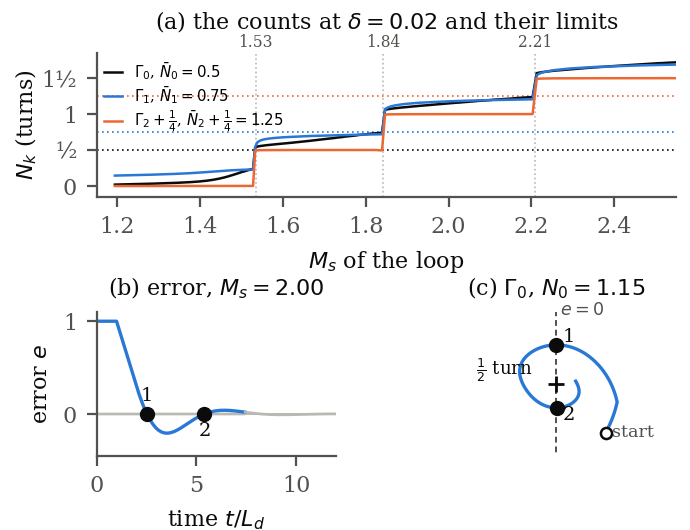

Here is the Python script that generated this plot:
"""
Figure 2: what a turn count is, on the lag-cancelled loop L = k e^{-s}/s (L_d = 1), with SPIN's counts
(Definition 1 of SPIN: each axis divided by its peak).
  (a) the three counts at delta = 0.02 in turns against M_s, each with its published limit: a staircase
      whose steps sit where the (n+1)-th extremum equals delta (1.534, 1.842, 2.210)
  (b) one error record (k = 0.7) with its setpoint crossings marked
  (c) the same record as the portrait Gamma_0: between two crossings it turns by exactly half a turn
"""
import math, json
import numpy as np
import matplotlib
matplotlib.use("Agg")
import matplotlib.pyplot as plt
import spin_run as S
from compare import counts_old          # SPIN Definition 1 (per-axis peak normalization)
from lagcancel import records, Ms

BLUE, ORANGE = "#2a78d6", "#eb6834"
INK, INK2, RULE = "#0b0b0b", "#52514e", "#b9b8b3"
DELTA, DT = 0.02, 0.01
plt.rcParams.update({"font.size": 8, "font.family": "serif", "axes.edgecolor": INK2,
                     "axes.labelcolor": INK, "xtick.color": INK2, "ytick.color": INK2,
                     "axes.spines.top": False, "axes.spines.right": False})

# ---- data for (a): the counts at delta = 0.02
ks = np.linspace(0.2, 1.0, 240)
ms = np.array([Ms(k) for k in ks]); N2 = np.zeros((len(ks), 3))
for c0 in range(0, len(ks), 40):
    kk = ks[c0:c0 + 40]; t, E = records(kk, tend=60.0); step = int(round(DT / (t[1] - t[0])))
    for j in range(len(kk)):
        N2[c0 + j] = counts_old(E[::step, j], DT, DELTA)

fig = plt.figure(figsize=(3.45, 2.65))
gs = fig.add_gridspec(2, 2, height_ratios=[1.0, 1.0], hspace=0.8, wspace=0.42)
a = fig.add_subplot(gs[0, :]); b = fig.add_subplot(gs[1, 0]); c = fig.add_subplot(gs[1, 1])

# (a) robustness from the limits: the counts at delta = 0.02 in turns, each band with its published limit
# On this ideal loop de/dt jumps at t = L_d, so Gamma_2 starts with a quarter turn clockwise
# (N_2 = n/2 - 1/4). N_2 and its limit are drawn a quarter turn up, so the three staircases align.
SHIFT = [0.0, 0.0, 0.25]
LAB = ["$\\Gamma_0$, $\\bar N_0=0.5$", "$\\Gamma_1$, $\\bar N_1=0.75$", "$\\Gamma_2+\\frac{1}{4}$, $\\bar N_2+\\frac{1}{4}=1.25$"]
for kk, (col, lim) in enumerate([(INK, 0.5), (BLUE, 0.75), (ORANGE, 1.0)]):
    a.plot(ms, N2[:, kk] + SHIFT[kk], color=col, lw=0.9, label=LAB[kk])
    a.axhline(lim + SHIFT[kk], color=col, lw=0.6, ls=(0, (1, 2)), zorder=0)
for x in (1.534, 1.842, 2.210):
    a.axvline(x, color=RULE, lw=0.6, ls=":", zorder=0)
    a.text(x, 1.88, f"{x:.2f}", fontsize=5.6, color=INK2, ha="center", va="bottom", clip_on=False)
a.set_xlim(1.15, 2.55); a.set_ylim(-0.15, 1.85); a.set_yticks([0, 0.5, 1, 1.5])
a.set_yticklabels(["0", "½", "1", "1½"])
a.set_xlabel("$M_s$ of the loop"); a.set_ylabel("$N_k$ (turns)", labelpad=1)
a.set_title(f"(a) the counts at $\\delta={DELTA:g}$ and their limits", fontsize=8, color=INK, pad=9)
a.legend(fontsize=5.4, frameon=False, loc="upper left", handlelength=1.2, labelspacing=0.15, borderaxespad=0.1)

# ---- (b), (c): one record
k0 = 0.7
t1, E1 = records([k0], tend=40.0); e = E1[::step, 0]; tt = t1[::step]
kd = min(len(e), np.where(abs(e) > DELTA * abs(e).max())[0][-1] + 2)
zc = [i for i in range(1, kd) if np.sign(e[i]) != np.sign(e[i - 1]) and e[i] != 0]

b.axhline(0, color=RULE, lw=0.7)
b.fill_between([0, tt[kd - 1]], -DELTA, DELTA, color=RULE, alpha=0.35, lw=0)
b.plot(tt[:kd], e[:kd], color=BLUE, lw=1.2)
b.plot(tt[kd:], e[kd:], color=RULE, lw=1.0)
for n, i in enumerate(zc, 1):
    b.plot(tt[i], 0, "o", ms=4.5, color=INK, zorder=4)
    b.text(tt[i], 0.14 if n % 2 else -0.24, f"{n}", fontsize=7, color=INK, ha="center")
b.set_xlim(0, 12); b.set_ylim(-0.45, 1.1)
b.set_xlabel("time $t/L_d$"); b.set_ylabel("error $e$")
b.set_title(f"(b) error, $M_s={Ms(k0):.2f}$", fontsize=8, color=INK)

# Gamma_0 = (e, E - E_end), each axis divided by its peak (SPIN Definition 1). The radius is drawn
# compressed (r -> r^0.3) so the small late turns stay visible; the angle is unchanged.
I = np.cumsum(e) * DT
P0, Q0 = e[:kd], (I - I[-1])[:kd]
Y = np.vstack([P0 / abs(P0).max(), Q0 / abs(Q0).max()]); R = np.hypot(*Y); Z = Y * R ** (0.3 - 1)
k1 = np.where(R > 0.1)[0][0]                     # the count starts where the curve leaves the disc
p = np.array([0.0, 1.0])                         # the setpoint line e = 0 is the vertical axis
c.plot([0, 0], [-1.25, 1.25], color=INK2, lw=0.7, ls=(0, (3, 2)))
c.text(0.06, 1.18, "$e=0$", fontsize=6.3, color=INK2, ha="left", va="center")
c.plot(Z[0, :k1 + 1], Z[1, :k1 + 1], color=RULE, lw=1.2)
c.plot(Z[0, k1:], Z[1, k1:], color=BLUE, lw=1.2)
c.plot(*Z[:, k1], "o", ms=4, mfc="white", mec=INK, mew=0.9, zorder=4)
c.text(Z[0, k1] + 0.1, Z[1, k1], "start", fontsize=6.3, color=INK2, va="center")
c.plot(0, 0, "+", color=INK, ms=6, mew=1.0)
for n, i in enumerate(zc, 1):
    c.plot(*Z[:, i], "o", ms=4.5, color=INK, zorder=4)
    c.text(Z[0, i] + 0.2, Z[1, i] + (0.12 if n == 1 else -0.12), f"{n}", fontsize=7, color=INK, ha="center", va="center")
m = (zc[0] + zc[1]) // 2; u = Z[:, m] / np.hypot(*Z[:, m])
c.text(*(Z[:, m] + 0.25 * u), "$\\frac{1}{2}$ turn", fontsize=6.5, color=INK, ha="center", va="center")
Nk = counts_old(e, DT, DELTA)
c.set_aspect("equal"); c.set_xlim(-1.15, 1.15); c.set_ylim(-1.15, 1.15); c.axis("off")
c.set_title(f"(c) $\\Gamma_0$, $N_0={Nk[0]:.2f}$", fontsize=8, color=INK)

fig.subplots_adjust(left=0.14, right=0.98, bottom=0.14, top=0.9)
fig.savefig("fig_stair.pdf"); fig.savefig("fig_stair.png", dpi=200)
print("crossings in (b):", len(zc), " N0 =", round(Nk[0], 3))
ang = np.unwrap(np.arctan2(Y[1], Y[0]))
print("turn between crossings:", [round((ang[zc[i + 1]] - ang[zc[i]]) / (2 * math.pi), 4) for i in range(len(zc) - 1)])
